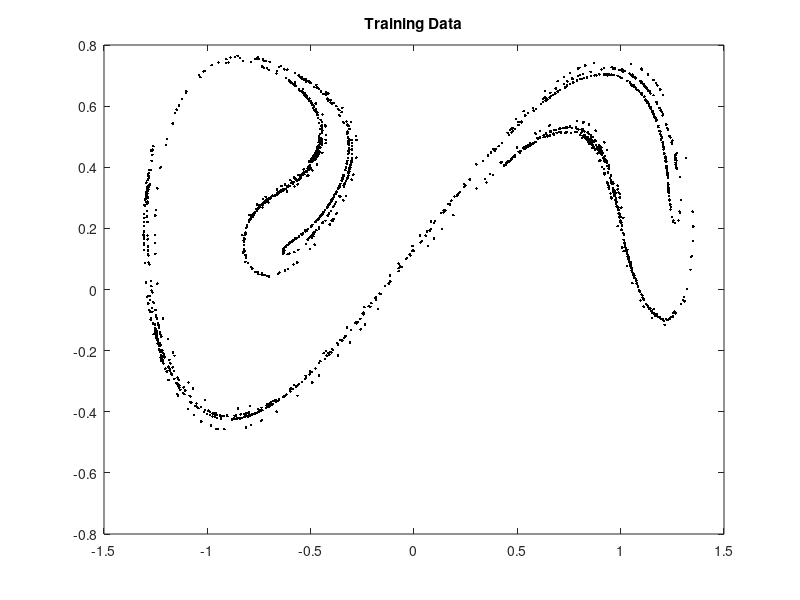

MATLAB code to generate this figure: (Note: this script raises an error after producing the figure.)
clear 
clc
close all

%%
% ** Simulate Duffing equation with variable combinations of Fourier
% bases as time-dependent forcing.
% ** Seed N_LinModels nonlinear kernel models randomly throughout the data.
% ** use K-means algorithm to fit a mixture of regularized kernel models with
% Gaussian densities
% ** Use MLE Gaussians as a generative model for classification

%% Paramters
N_Models = 40;
TopN = [1,4]; % top models to choose from for each point
lambda = 0.0005; % Ridge regression regularization parameter
Iter_Max = 200;
Tol_centroid = 1e-4;

%kernel = @(x,z) x'*z;
%kernel = @(x,z) (x'*z + 1).^4;
kernel = @(x,z) exp(-1/2 * (x-z)'*(x-z) / 0.1^2);

% minimum allowable singular values of Spatial and Error covariance
% matrices used to prevent degenerate Gaussians.
eps_Sig = 1e-4;
eps_R = 1e-4; 

N_bases = 5; % number of Fourier bases to use for forcing

% Training and test points
N_train = 2000;
N_test = 1000;

% Domain
pert_p = 1e-3;
Domain_x = [-1.5,1.5];
Domain_y = [-0.6,0.8];

NormalDist = @(x, mu, SigInv, SigDet) ...
    1/( (2*pi)^(length(x)/2)*sqrt(SigDet) ) *...
    exp( -0.5*(x-mu)'*SigInv*(x-mu) );

%% Define ODE (Forced Duffing Equation)

% Duffing Parameters
alpha = -1;
beta = 1;
delta = 0.25;
gamma = 0.30;
omega = 1.0;

omega_0 = omega;
T = 2*pi/omega;

% Construct basis vectors
N_b_cos = ceil(N_bases/2); % number of cosine terms
N_b_sin = N_bases-N_b_cos; % number of sin terms
bi = @(t,i) (i<=N_b_cos).*cos((i-1)*omega_0*t) + ...
    (i>N_b_cos).*sin((i-N_b_cos)*omega_0*t); % basis functions

% find Gram matrix for basis functions
weight_basis = @(t) 1.0; %Optional weight function along trajectory
Gw_bi = integral( @(t) weight_basis(t)*bi(t,(1:N_bases)')*bi(t,(1:N_bases)), ...
    0, T, 'ArrayValued', true);

% Duffing ODE with additional forcing input
ode_fun = @(x,t,forcing) [  x(2);
              	gamma*cos(omega*t) - delta*x(2) - alpha*x(1) - ...
                beta*x(1).^3 + forcing];
            
%% Generate training data

x_IC = [0;0];
ops = odeset('RelTol', 1e-6);

X_train = zeros(2+N_bases,N_train);
Y_train = zeros(2,N_train);
for j = 1:N_train
    % random time-dependent forcing
    p = pert_p*(2*rand(N_bases,1) - 1);
    f = @(t) bi(t,1:N_bases) * p;
    
    X_train(1:2,j) = x_IC;
    X_train(3:end,j) = p;
    
    % run simulation
    [~,Y] = ode45(@(t,x) ode_fun(x,t,f(t)), [0,T], x_IC, ops);
    Y_train(:,j) = Y(end,:)';
    
    % update
    x_IC = Y(end,:)';
end

figure(1)
f1_p1 = plot(Y_train(1,:), Y_train(2,:), 'k.');
title('Training Data')
drawnow

%% Fit mixture of nonlinear models using kernel regression and EM

% assign training data
TrainData.X = X_train(1:2,:);
TrainData.U = X_train(3:end,:);
TrainData.Y = Y_train;

% assign parameters
Params.N_Models = N_Models;
Params.TopN = TopN(1);
Params.lambda = lambda;
Params.Iter_Max = Iter_Max;
Params.Tol_centroid = Tol_centroid;
Params.eps_Sig = eps_Sig;
Params.eps_R = eps_R;

Params.kernel = kernel;

Model_Init.init_yn = 'n';

% EM algorithm with kernel ridge regression
[KerModels] = MixtureOfKernelModels_Kmeans_TopN( TrainData, Params,...
    Model_Init);

% Increase number of points
Params.TopN = TopN(2);
Params.Tol_centroid = 1e-6;
fprintf('\n Resuming with TopN = %d models \n', Params.TopN);
Model_Init = KerModels;
Model_Init.init_yn = 'y';
[KerModels] = MixtureOfKernelModels_Kmeans_TopN( TrainData, Params,...
    Model_Init);

% converged model parameters
Mu_x = KerModels.Mu_x;
Mu_y = KerModels.Mu_y;
M_matrices = KerModels.M_matrices;
Sigma_Mdls = KerModels.Sigma_Mdls;
SigInv_Mdls = KerModels.SigInv_Mdls;
SigDet_Mdls = KerModels.SigDet_Mdls;
R_Mdls = KerModels.R_Mdls;
Rinv_Mdls = KerModels.Rinv_Mdls;
RDet_Mdls = KerModels.RDet_Mdls;
phi_Mdls = KerModels.phi_Mdls;

%% Generate testing data

% random initial condition in domain
x_IC = [Domain_x(1);Domain_y(1)] +...
    [Domain_x(2)-Domain_x(1);Domain_y(2)-Domain_y(1)].*rand(2,1);
ops = odeset('RelTol', 1e-6);

X_test = zeros(2+N_bases,N_test);
Y_test = zeros(2,N_test);
for j = 1:N_test
    % random time-dependent forcing
    p = pert_p*(2*rand(N_bases,1) - 1);
    f = @(t) bi(t,1:N_bases) * p;
    
    X_test(1:2,j) = x_IC;
    X_test(3:end,j) = p;
    
    % run simulation
    [~,Y] = ode45(@(t,x) ode_fun(x,t,f(t)), [0,T], x_IC, ops);
    Y_test(:,j) = Y(end,:)';
    
    % update
    x_IC = Y(end,:)';
end

%% Apply models to classify testing data and estimate dynamics

% Initialize point allocations based on maximum likelihood
MdlCounts_MLE = zeros(1,N_Models);
MdlIndices_MLE = ones(N_Models,N_test);

% Initialize estimates
Y_hat_MLE = zeros(2,N_test); % using maximum likelihood model

% Assign points to models and construct estimates
W_Mdls = zeros(1,N_Models);
K_z = zeros(N_train,1);
for j = 1:N_test
    x = X_test(1:2,j);
    u = X_test(3:end,j);
    z = [x;u;1];
    
    [ y_hat, i_star ] = MLE_KernelModel_Eval( z, kernel, KerModels,...
        TrainData );
    
    % Assign to model based on max likelihood
    MdlCounts_MLE(i_star) = MdlCounts_MLE(i_star) + 1;
    MdlIndices_MLE(i_star, MdlCounts_MLE(i_star)) = j;
    
    % MLE model estimate
    Y_hat_MLE(:,j) = y_hat;
    
end

% Plot testing point assignments using MLE
figure(2)
C = lines(N_Models);
for i = 1:N_Models
    indices = MdlIndices_MLE(i,1:MdlCounts_MLE(i));
    hold on
    plot(X_test(1,indices), X_test(2,indices), '.', ...
        'Color', C(i,:), 'LineWidth',1.5)
    plot(Mu_x(1,i), Mu_x(2,i), 'x', ...
        'Color', C(i,:), 'LineWidth',2)
end
hold off
title({'Final EM Clusters and Centroids',...
    'Model Assignment using Maximum Likelihood'})
drawnow

%% Quantify errors on training data

% Error using MLE model
fprintf('\n *** MLE Model Assignment Error: *** \n')
Y_error = Y_hat_MLE - Y_test;
Dist_error = sqrt(sum(Y_error.^2,1));
MSE = mean(sum(Y_error.^2,1))
RMSE = sqrt(MSE)

DistError_Mean = mean(Dist_error)
DistError_Median = median(Dist_error)

figure()
nbins = 5*sqrt(N_test);
bin_edges = linspace(0,0.25,26);
bins = 0.5*(bin_edges(1:end-1) + bin_edges(2:end));
hist(Dist_error, bins)
xlabel('Trajectory Error Magnitude')
ylabel('Number of Test Points')
title({'Distribution of Testing Error Magnitudes',...
    'using Maximum Likelihood Model Assignment'})
xlim([0,0.25])
drawnow

%% Evaluate model using decaying error norm

alpha = 2;
N_ahead = 10;


Errors_alpha = zeros(N_test-N_ahead,1);
for j = 1:N_test-N_ahead
    x = X_test(1:2,j);
    u = X_test(3:end,j);
    z = [x;u;1];
    
    E_alpha = 0;
    for n = 1:N_ahead
        [ y_hat, ~ ] = MLE_KernelModel_Eval( z, kernel, KerModels,...
        TrainData );
        
        % determine the error
        x = X_test(1:2,j+n);
        error = y_hat - x;
        
        % sum the alpha error norm
        E_alpha = E_alpha + sqrt(sum(error.^2))/alpha^(n-1);
        
        u = X_test(3:end,j+n);
        z = [y_hat;u;1]; 
    end
    
    Errors_alpha(j) = E_alpha;
    
end

E_alpha_avg = mean(Errors_alpha)

%% Generate new data using model
N_generate = 1000;
X_IC = [-0.49;0.43];
U_gen = zeros(N_bases,N_generate);

X_gen = zeros(2,N_generate);
X_gen(:,1) = X_IC;

MdlCounts_gen = zeros(1,N_Models);
MdlIndices_gen = ones(N_Models,N_generate);

for n = 2:N_generate
    x = X_gen(:,n-1);
    u = U_gen(:,n-1);
    z = [x;u;1];
    
    [ y_hat, i_star ] = MLE_KernelModel_Eval( z, kernel, KerModels,...
        TrainData );
    
    % MLE model estimate
    X_gen(:,n) = y_hat;
    
    MdlCounts_gen(i_star) = MdlCounts_gen(i_star) + 1;
    MdlIndices_gen(i_star, MdlCounts_gen(i_star)) = n-1;
    
end

figure()
C = lines(N_Models);
for i = 1:N_Models
    indices = MdlIndices_gen(i,1:MdlCounts_gen(i));
    hold on
    plot(X_gen(1,indices), X_gen(2,indices), '.', ...
        'Color', C(i,:), 'LineWidth',1.5)
    plot(Mu_x(1,i), Mu_x(2,i), 'x', ...
        'Color', C(i,:), 'LineWidth',2)
end
hold off
title({'Dynamics using Generative Model'})
xlim([-1.5,1.5])
ylim([-0.6,0.8])
grid on
drawnow

%% Look at cross-correlation

% generate un-forced data
x_IC = [0.5902;0.5247];
ops = odeset('RelTol', 1e-6);

X_data = zeros(2+N_bases,N_generate);
Y_data = zeros(2,N_generate);
for j = 1:N_generate
    % random time-dependent forcing
    p = 0*(2*rand(N_bases,1) - 1);
    f = @(t) bi(t,1:N_bases) * p;
    
    X_data(1:2,j) = x_IC;
    X_data(3:end,j) = p;
    
    % run simulation
    [~,Y] = ode45(@(t,x) ode_fun(x,t,f(t)), [0,T], x_IC, ops);
    Y_data(:,j) = Y(end,:)';
    
    % update
    x_IC = Y(end,:)';
end

% find cross-correlations
N_lag = 15;

[corr_xx_data, lags] = xcorr(X_data(1,:), X_data(1,:), N_lag, 'coeff');
[corr_xy_data, ~] = xcorr(X_data(1,:), X_data(2,:), N_lag, 'coeff');
[corr_yy_data, ~] = xcorr(X_data(2,:), X_data(2,:), N_lag, 'coeff');

[corr_xx_gen, ~] = xcorr(X_gen(1,:), X_gen(1,:), N_lag, 'coeff');
[corr_xy_gen, ~] = xcorr(X_gen(1,:), X_gen(2,:), N_lag, 'coeff');
[corr_yy_gen, ~] = xcorr(X_gen(2,:), X_gen(2,:), N_lag, 'coeff');

figure()
subplot(3,1,1)
p1 = stairs(lags(N_lag+1:end), corr_xx_data(N_lag+1:end), 'k-', 'LineWidth', 1.5);
hold on
p2 = stairs(lags(N_lag+1:end), corr_xx_gen(N_lag+1:end), 'b-', 'LineWidth', 1.5);
hold off
grid on; ylim([-1,1]);
title('n-back Cross-Correlations in Data')
ylabel('E[x(j)x(j-n)]')
legend([p1,p2], {'Duffing Data', 'Generative Model'})

subplot(3,1,2)
stairs(lags(N_lag+1:end), corr_xy_data(N_lag+1:end), 'k-', 'LineWidth', 1.5);
hold on
stairs(lags(N_lag+1:end), corr_xy_gen(N_lag+1:end), 'b-', 'LineWidth', 1.5);
hold off
grid on
ylabel('E[x(j)y(j-n)]')

subplot(3,1,3)
stairs(lags(N_lag+1:end), corr_yy_data(N_lag+1:end), 'k-', 'LineWidth', 1.5);
hold on
stairs(lags(N_lag+1:end), corr_yy_gen(N_lag+1:end), 'b-', 'LineWidth', 1.5);
hold off
grid on
ylabel('E[y(j)y(j-n)]')
xlabel('Lag, n')